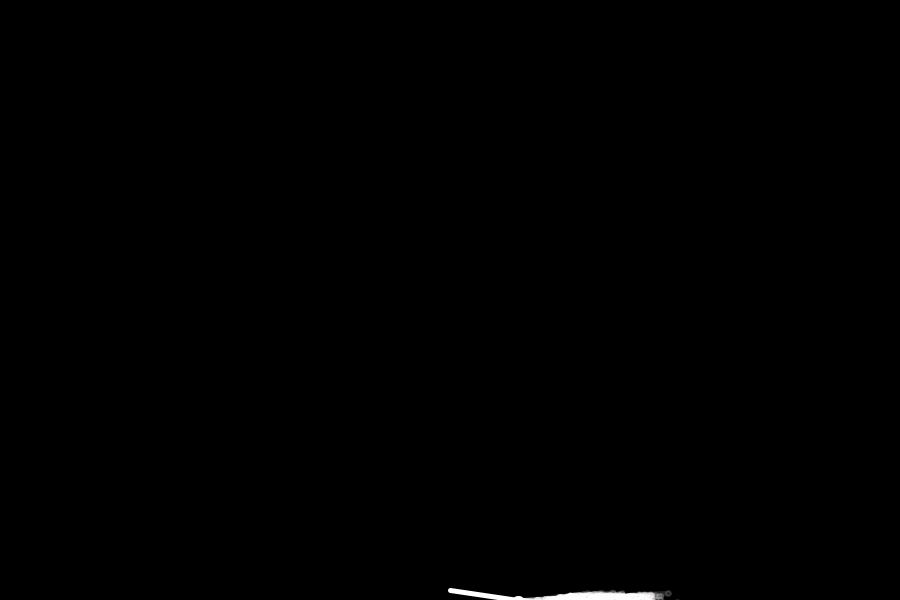
Frame 1 (no input)
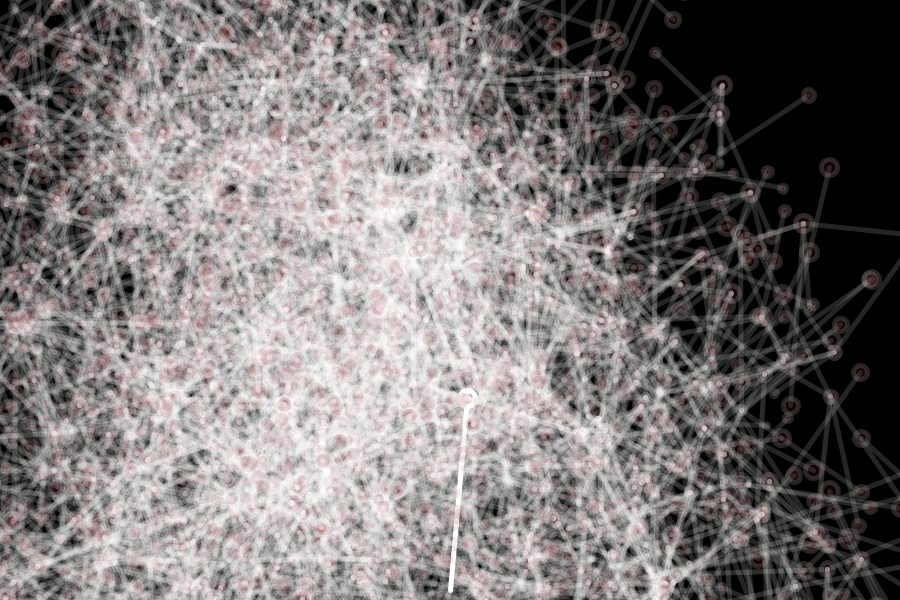
Frame 60 (the mouse pressed at the canvas centre just before this capture)
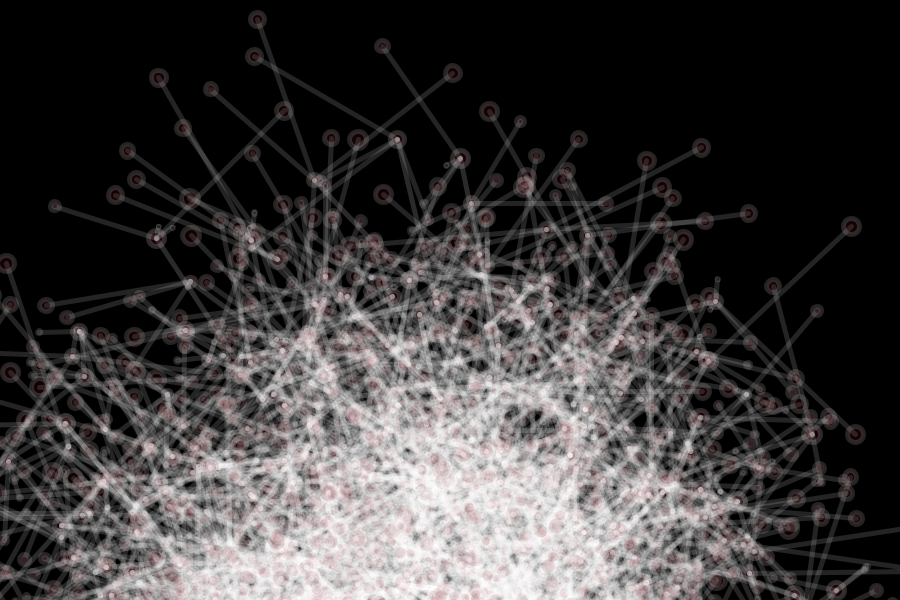
Frame 120 (the mouse held since frame 60 and released just before this capture)

The Processing sketch that drew these frames (run headless with seeded random() and noise(); from frame 60 on, the mouse is pressed at the canvas centre):

// Processing sketch: processing_48616
// ── processing_48616.pde

int _numChildren = 4;
int _maxLevels = 7;
Branch _trunk;
//=======================================
void setup() {
  size(900, 600);
  background(0);
  frameRate(50);
  stroke(255);
  noFill();
  smooth();
  newTree();
}

void newTree() {
  _trunk = new Branch(1, 0, width/2, 100);
  _trunk.drawMe();
}
void draw() {
background(0);
_trunk.updateMe(width/2, 590);
_trunk.drawMe();
}

//=======================================
class Branch {
  float level, index;
  float x, y;
  float endx, endy;
  float strokeW, alph; // line style
  float len, lenChange; // length
  float rot, rotChange; // rotation
  Branch[] children = new Branch[0];

  Branch(float lev, float ind, float
    ex, float why) {
    level = lev;
    index = ind;
    strokeW = (1/level)*100;
    alph = 255/level;
    len = (1/level)*random(100);
    lenChange = random(10)-5;
    rotChange = random(10)-5;
    updateMe(ex, why);
    if (level < _maxLevels) {
      children = new Branch[_numChildren];
      for (int x=0; x<_numChildren; x++) {
        children[x] =new Branch(level+1, x, endx, endy);
      }
    }
  }
  //========================================
  void updateMe(float ex, float why)
  {
    x = ex;
    y = why;
    rot += rotChange;
    len -= lenChange;
    if (len<0 || len>200) { 
      lenChange *= -1;
    }
    float radian = radians(rot);
    endx = x+(len*cos(radian));
    endy = y+(len*sin(radian));
    for (int i=0; i<children.length; i++) {
      children[i].updateMe(endx, endy);
    }
  }
  //==========================================
  void drawMe() {
   strokeWeight(5);
stroke(255, alph);
fill(120,20,30, alph);
    line(x, y, endx, endy);
    ellipse(endx, endy, len/12, len/12);
    for (int i=0;i<children.length;i++) {
      children[i].drawMe();
    }
  }
}
